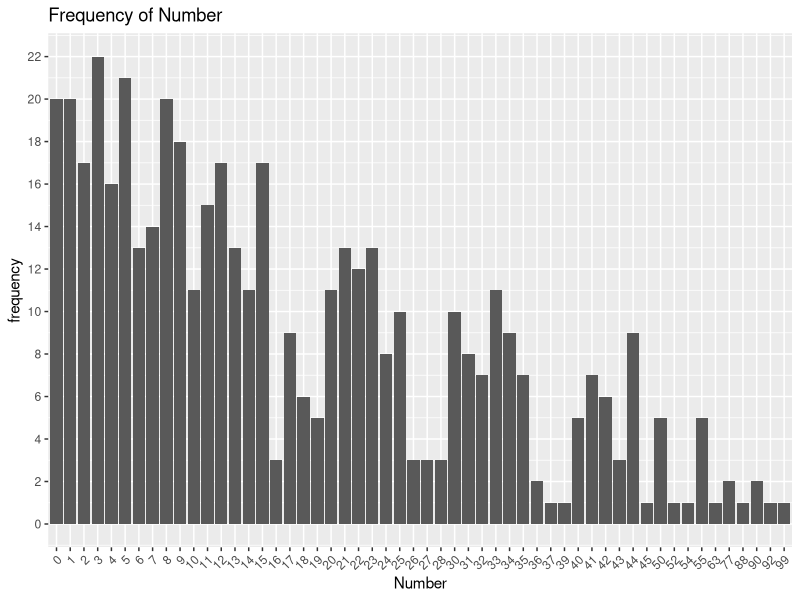

Here is the R script that generated this plot: (Note: this script raises an error after producing the figure.)
setwd("/Users/Nicole/Desktop/stat133-final-proj/data/cleandata")
library(ggplot2)
library(scales)

roster_salary_stats <- read.csv("roster-salary-stats.csv")

# convert column 'Number' to factor
factorized <- as.factor(roster_salary_stats$Number)
roster_salary_stats$Number <- factorized

# compute summary statistics to each variable 
# excluding the first column
lapply(roster_salary_stats[2:38], summary)

# redirect output to the current working directory
sink(file = 'eda-output.txt', append = TRUE)

# extract a dataframe containing only qualitative variables
qual_df <- Filter(is.factor, roster_salary_stats[3:38]) 

# extract the column names of qualitative variables
qual_colnames <- names(qual_df)

# loop over each qualitative variable to create multiple barcharts
barcharts_list <- list()
for(i in qual_colnames) {
  barcharts <- ggplot(roster_salary_stats,
                      aes_string(x = i)) +
    geom_bar() +
    labs(title = paste("Frequency of", i, sep = " "),
      x = paste(i),
      y = "frequency") +
    scale_y_continuous(breaks = pretty_breaks(n = 15)) +
    theme(axis.text.x = element_text(angle = 45,
                                     hjust = 1))
  barcharts_list[[i]] <- barcharts
}

# Create pdf file including all boxplots 
# where each page is a separate plot
pdf("../../images/Barcharts.pdf")
for (i in qual_colnames) {
  print(barcharts_list[[i]])
}
dev.off()

# extract a dataframe containing only quantitative variables
quan_df <- Filter(is.numeric, roster_salary_stats[3:38]) 

# extract the column names of quantitative variables
quan_colnames <- names(quan_df)

# loop over each quantitative variable to create multiple boxplots
boxplots_list <- list()
for (i in quan_colnames) {
  boxplots <- ggplot(roster_salary_stats,
                     aes_string(x = roster_salary_stats$Team,
                                y = i)) +
    geom_boxplot() +
    labs(title = paste("Box Plot of", i,
                       "(by Team)", sep = " "),
         x = "Team") +
    scale_y_continuous(breaks = pretty_breaks(n = 15)) +
    theme(axis.text.x = element_text(angle = 30,
                                     hjust = 1))
  boxplots_list[[i]] <- boxplots
}

# Create pdf file including all boxplots 
# where each page is a separate plot
pdf("../../images/Boxplots.pdf")
for (i in quan_colnames) {
  print(boxplots_list[[i]])
}
dev.off()

# loop over each quantitative variable to create multiple histograms
histograms_list <- list()
for (i in quan_colnames) {
  histograms <- ggplot(roster_salary_stats,
                       aes_string(x = i)) +
                geom_histogram(bins = 30) +
                labs(title = paste("Histogram of", i, sep = " "),
                     x = paste(i)) +
                scale_x_continuous(breaks = 
                                     pretty_breaks(n = 10)) +
                scale_y_continuous(breaks = 
                                     pretty_breaks(n = 10))
  histograms_list[[i]] <- histograms
}

# Create pdf file including all histograms 
# where each page is a separate plot
pdf("../../images/Histograms.pdf")
for (i in quan_colnames) {
  print(histograms_list[[i]])
}
dev.off()
